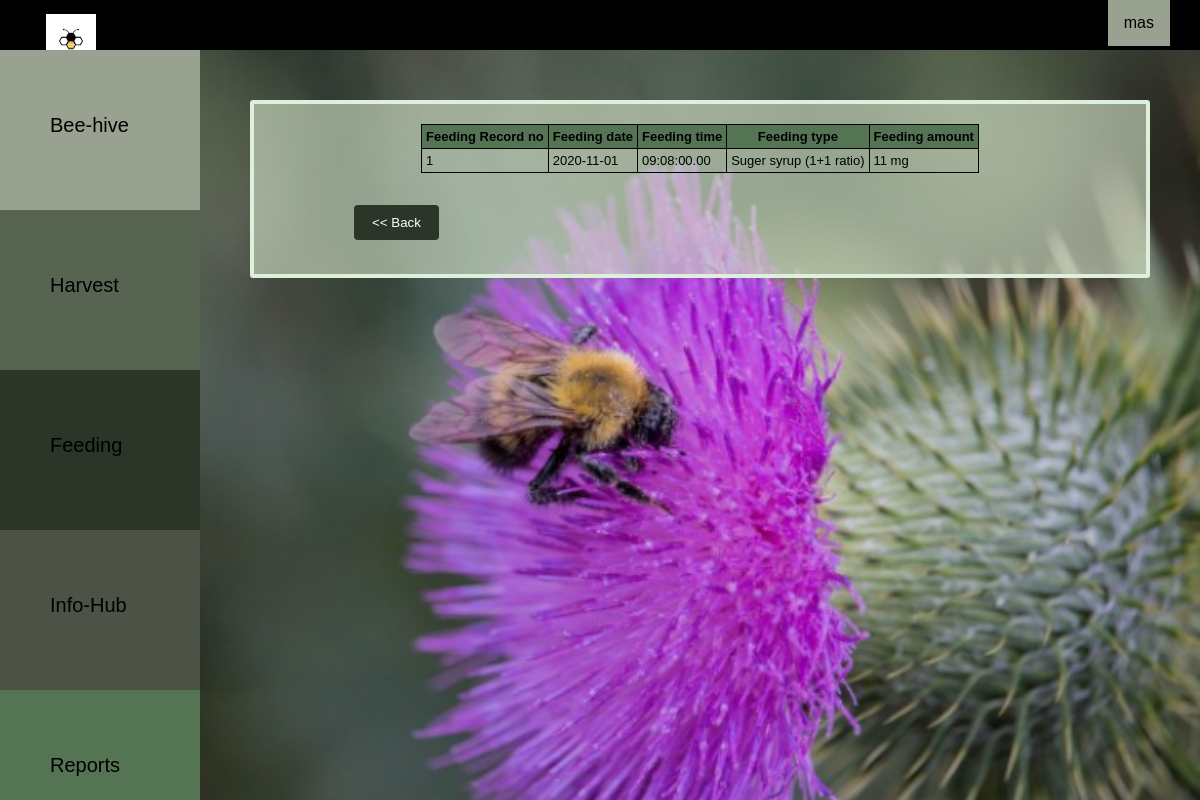
The app's page /php/bk_ffeedingreport.php?beehiveno2=1 (signed in) with its own data.
### tables this page shows
CREATE TABLE `feeding` (
  `FeedingRecNo` int(10) NOT NULL,
  `userID` int(10) NOT NULL,
  `beehiveno` int(10) NOT NULL,
  `date` date NOT NULL,
  `fdate` date NOT NULL,
  `ftime` time(2) NOT NULL,
  `feedingtype` varchar(50) NOT NULL,
  `famount` varchar(20) NOT NULL
);

### php/bk_ffeedingreport.php (the view, shortened to what this page needs)
<html>
	<head>
      <link rel="stylesheet" type="text/CSS" href="../css/bk_style.css">
      <link rel="stylesheet" type="text/CSS" href="../css/bk_catstyle.css">
	</head>
	<body>
<?php include('bk_navbar.php');
        include('bk_sidenavbar.php');?>
<div class="main">
<div class="bhivecontainer">
           <center> <table >
                <tr style="background-color:#547454">
                <th>Feeding Record no</th>
                <th>Feeding date</th>
                <th>Feeding time</th>
                <th>Feeding type</th>
                <th>Feeding amount</th>
                </tr>
			<?php
if(isset($_GET['beehiveno2'])){
$sql = "SELECT FeedingRecNo,fdate,ftime,feedingtype,famount FROM feeding where beehiveno='".$_GET['beehiveno2']."' and userID='".$_SESSION['userid']."'";
mysqli_query($connection, $sql);
$result = mysqli_query($connection,$sql);
		while($row=mysqli_fetch_assoc($result)){
            echo '<tr >';
            echo '<td>';
        echo $row['FeedingRecNo'];
        echo '</td>';
            echo '<td>';
        echo $row['fdate'];
        echo '</td>';
        echo '<td>';
        echo $row['ftime'];
        echo '</td>';
        echo '<td>';
        echo $row['feedingtype'];
        echo '</td>';
        echo '<td>';
        echo $row['famount'];
        echo '</td>';
        echo '</tr>';
		}}?>
            </table></center>
            <form  action="bk_reports.php" method="post" >
        <div class="row">
        <input type="submit" value="<< Back" name="back" >
        </div>
        </form>
</div>
</div>
	</body>
</html>

### css/bk_style.css (style rules this page uses)
body { margin: 0; font-family: Arial, Helvetica, sans-serif; }
.bhivecontainer { background-color: #d4e2c89d; padding: 20px 100px 20px 100px; border: 4px solid rgb(222, 240, 219); border-radius: 3px; font-size: 14px; }
.row:after { content: ""; display: table; clear: both; }
input[type=submit] { background-color: #2b3528; color: white; padding: 10px 18px; border: none; border-radius: 4px; cursor: pointer; float: left; }
table, td , tr, th { border: 1px solid black; border-collapse: collapse; font-size: 13px; table-layout: fixed; padding:4px; }

### css/bk_catstyle.css (style rules this page uses)
body { margin: 0; font-family: Arial; background-position: center; background-repeat: no-repeat; background-size: cover; background-attachment: fixed; background-image: url(../images/11.png); }
.main { margin-left: 250px; margin-right: 50px; margin-bottom: 10px; margin-top: 100px; }
* { box-sizing: border-box; }

### records on screen
feeding: FeedingRecNo "1", fdate "2020-11-01", ftime "09:08:00.00", feedingtype "Suger syrup (1+1 ratio)", famount "11 mg"

### other values on screen
$_SESSION['username'] "mas"
